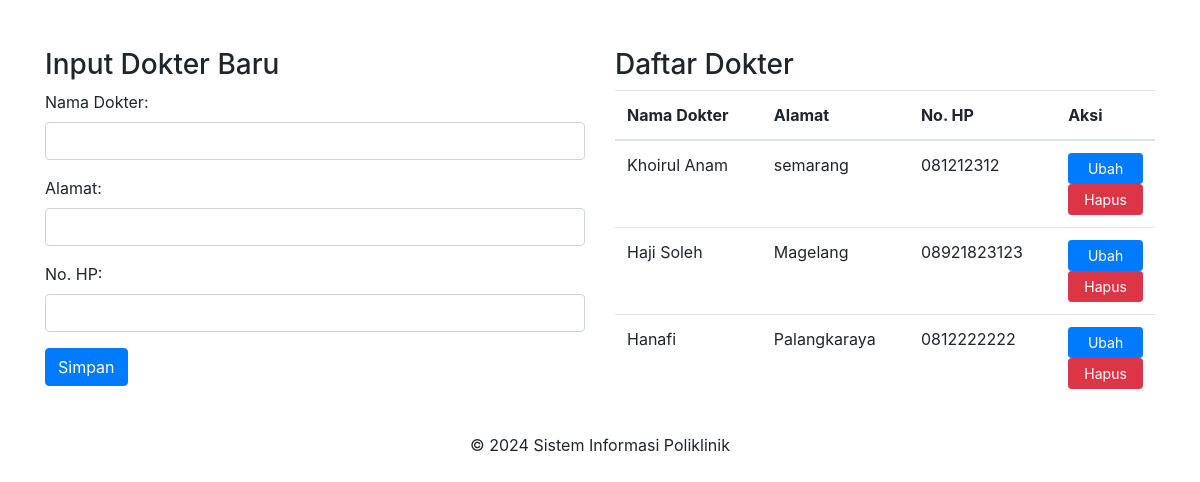
The page /pages/data_dokter.php on the database its author committed.
### tables this page shows
CREATE TABLE `dokter` (
  `id` int(11) NOT NULL,
  `nama` varchar(255) NOT NULL,
  `alamat` varchar(255) NOT NULL,
  `no_hp` varchar(50) NOT NULL
);

### pages/data_dokter.php (the view, shortened to what this page needs)
<?php
include('../config/database.php');
$sql_dokter = "SELECT * FROM dokter";
$result_dokter = $conn->query($sql_dokter);
?>
<!DOCTYPE html>
<html lang="en">
<head>
    <link rel="stylesheet" href="https://stackpath.bootstrapcdn.com/bootstrap/4.5.2/css/bootstrap.min.css">
</head>
<body>
<div class="container mt-5">
    <div class="row">
        <div class="col-md-6">
            <div class="data-form">
                <h3>Input Dokter Baru</h3>
                <form action="<?php echo htmlspecialchars($_SERVER["PHP_SELF"]); ?>" method="POST">
                    <div class="form-group">
                        <label for="nama">Nama Dokter:</label>
                        <input type="text" class="form-control" id="nama_dokter" name="nama" required>
                    </div>
                    <div class="form-group">
                        <label for="alamat">Alamat:</label>
                        <input type="text" class="form-control" id="alamat_dokter" name="alamat" required>
                    </div>
                    <div class="form-group">
                        <label for="no_hp">No. HP:</label>
                        <input type="text" class="form-control" id="no_hp_dokter" name="no_hp" required>
                    </div>
                    <button type="submit" class="btn btn-primary">Simpan</button>
                </form>
            </div>
        </div>
        <div class="col-md-6">
            <div class="data-list">
                <h3>Daftar Dokter</h3>
                <table class="table">
                    <thead class="table">
                        <tr>
                            <th>Nama Dokter</th>
                            <th>Alamat</th>
                            <th>No. HP</th>
                            <th>Aksi</th>
                        </tr>
                    </thead>
                    <tbody>
                        <?php
                        if ($result_dokter->num_rows > 0) {
                            while ($row = $result_dokter->fetch_assoc()) {
                                echo "<tr>";
                                echo "<td>" . $row['nama'] . "</td>";
                                echo "<td>" . $row['alamat'] . "</td>";
                                echo "<td>" . $row['no_hp'] . "</td>";
                                echo "<td>
                                        <div class='d-flex flex-column'>
                                            <a href='ubah_dokter.php?id_dokter=" . $row['id'] . "' class='btn btn-sm btn-primary'>Ubah</a>
                                            <a href='../actions/hapus_dokter.php?id_dokter=" . $row['id'] . "' class='btn btn-sm btn-danger' onclick='return confirm(\"Anda yakin ingin menghapus data ini?\")'>Hapus</a>
                                        </div>
                                    </td>";
                                echo "</tr>";
                            }
                        } else {
                            echo "<tr><td colspan='4'>Belum ada data dokter.</td></tr>";
                        }
                        ?>
                    </tbody>
                </table>
            </div>
        </div>
    </div>
</div>
</body>
</html>
<?php include('../includes/footer.php'); ?>

### rows shown on the page
dokter: nama "Khoirul Anam", alamat "semarang", no_hp "081212312"
dokter: nama "Haji Soleh", alamat "Magelang", no_hp "08921823123"
dokter: nama "Hanafi", alamat "Palangkaraya", no_hp "0812222222"
